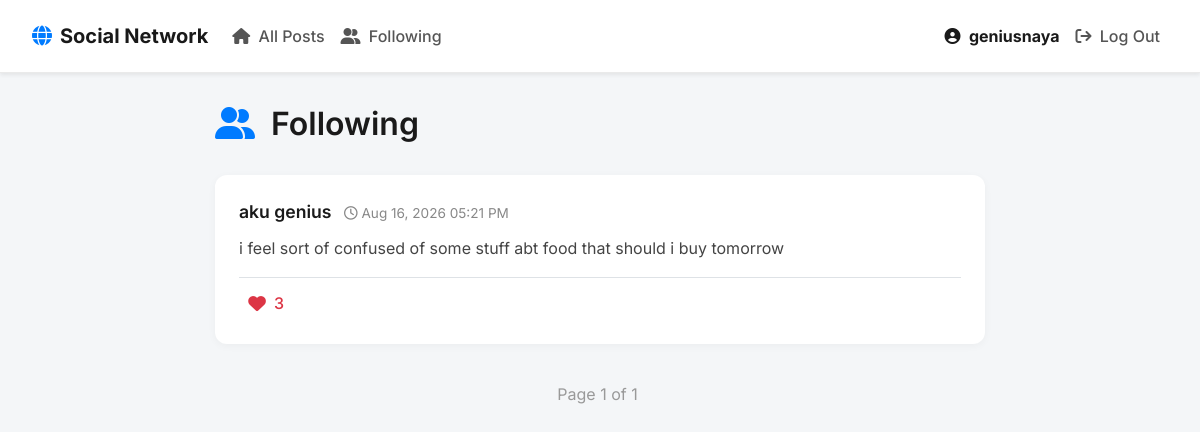
The page /following (signed in) on the database its author committed.
### network/models.py (models this page shows)
class User(AbstractUser):
    pass

class Post(models.Model):
    author = models.ForeignKey(
        User, on_delete = models.CASCADE, related_name="posts"
    )
    content = models.TextField()
    timestamp = models.DateTimeField(auto_now_add=True)
    likes = models.ManyToManyField(
        User, blank = True, related_name = "liked_posts"
    )

### network/views.py (the view)
# urls.py: path("following", views.following, name="following"),
@login_required
def following(request):
    following_users = Follow.objects.filter(follower=request.user).values_list("following", flat=True)
    posts = Post.objects.filter(author__in=following_users).order_by("-timestamp")
    paginator = Paginator(posts, 10)
    page_number = request.GET.get('page')
    page_obj = paginator.get_page(page_number)
    return render(request, "network/following.html", {
        "page_obj": page_obj
    })

### network/templates/network/following.html
{% extends "network/layout.html" %}
{% block body %}
    <div class="mb-4 d-flex justify-content-between align-items-center">
        <h2><i class="fa-solid fa-user-group text-primary mr-2"></i> Following</h2>
    </div>
    <div id="posts-container">
        {% include "network/posts.html" %}
    </div>
{% endblock %}

### network/templates/network/layout.html (shortened to what this page needs)
{% load static %}
<!DOCTYPE html>
<html lang="en">
    <head>
        <link rel="stylesheet" href="https://cdnjs.cloudflare.com/ajax/libs/font-awesome/6.4.0/css/all.min.css">
        <link rel="stylesheet" href="https://stackpath.bootstrapcdn.com/bootstrap/4.4.1/css/bootstrap.min.css">
        <link href="{% static 'network/styles.css' %}" rel="stylesheet">
    </head>
    <body>
        <nav class="navbar navbar-expand-lg navbar-light bg-white shadow-sm custom-navbar">
            <a class="navbar-brand font-weight-bold" href="{% url 'index' %}">
                <i class="fa-solid fa-globe text-primary mr-2"></i>Social Network
            </a>
            <div class="collapse navbar-collapse" id="navbarNav">
              <ul class="navbar-nav mr-auto">
                <li class="nav-item">
                  <a class="nav-link" href="{% url 'index' %}"><i class="fa-solid fa-house mr-1"></i> All Posts</a>
                </li>
                {% if user.is_authenticated %}
                    <li class="nav-item">
                        <a class="nav-link" href="{% url 'following' %}"><i class="fa-solid fa-user-group mr-1"></i> Following</a>
                    </li>
                {% endif %}
              </ul>
              <ul class="navbar-nav ml-auto">
                {% if user.is_authenticated %}
                    <li class="nav-item">
                        <a class="nav-link user-profile-link" href="{% url 'profile' user.username %}">
                            <i class="fa-solid fa-user-circle mr-1"></i> <strong>{{ user.username }}</strong>
                        </a>
                    </li>
                    <li class="nav-item">
                        <a class="nav-link text-danger" href="{% url 'logout' %}"><i class="fa-solid fa-arrow-right-from-bracket mr-1"></i> Log Out</a>
                    </li>
                {% endif %}
              </ul>
            </div>
        </nav>
        <div class="body-content">
            {% block body %}
            {% endblock %}
        </div>
    </body>
</html>

### network/templates/network/posts.html (shortened to what this page needs)
{% for post in page_obj %}
    <div class="card" data-post-id="{{ post.id }}">
        <div class="card-body">
            <div class="d-flex justify-content-between align-items-center mb-2">
                <div>
                    <a href="{% url 'profile' post.author.username %}" class="post-author">{{ post.author.username }}</a>
                    <span class="post-timestamp ml-2"><i class="fa-regular fa-clock"></i> {{ post.timestamp|date:"M d, Y h:i A" }}</span>
                </div>
            </div>
            <div class="card-text post-content">{{ post.content }}</div>
            <div class="post-likes mt-3 border-top pt-2">
                {% if user.is_authenticated %}
                    <button class="like-btn {% if user in post.likes.all %}liked{% endif %}">
                        {% if user in post.likes.all %}
                            <i class="fa-solid fa-heart text-danger"></i>
                        {% else %}
                            <i class="fa-regular fa-heart"></i>
                        {% endif %}
                        <span class="like-count ml-1">{{ post.likes.count }}</span>
                    </button>
                {% else %}
                    <div class="text-muted" style="padding: 5px 10px;">
                        <i class="fa-solid fa-heart text-danger"></i> <span class="like-count ml-1">{{ post.likes.count }}</span>
                    </div>
                {% endif %}
            </div>
        </div>
    </div>
{% empty %}
    <div class="text-center py-5">
        <i class="fa-solid fa-folder-open text-muted" style="font-size: 3rem;"></i>
        <p class="mt-3 text-muted">No posts found.</p>
    </div>
{% endfor %}
<nav aria-label="Page navigation">
    <ul class="pagination">
        <li class="page-item disabled"><span class="page-link">Page {{ page_obj.number }} of {{ page_obj.paginator.num_pages }}</span></li>
    </ul>
</nav>

### network/static/network/styles.css (style rules this page uses)
body { font-family: 'Inter', sans-serif; background-color: #f4f6f8; color: #333; }
h1, h2, h3, h4, h5, h6 { font-weight: 600; color: #1a1a1a; }
.custom-navbar { padding: 1rem 2rem; border-bottom: 1px solid #eaeaea; }
.custom-navbar .nav-link { font-weight: 500; color: #555 !important; transition: color 0.2s ease, transform 0.2s ease; }
.custom-navbar .user-profile-link { color: #1a1a1a !important; }
.body-content { max-width: 800px; margin: 0 auto; padding: 2rem 15px; }
.card { border: none; border-radius: 12px; background: #ffffff; box-shadow: 0 2px 8px rgba(0,0,0,0.04); transition: transform 0.3s ease, box-shadow 0.3s ease; margin-bottom: 1.5rem; }
.card-body { padding: 1.5rem; }
.post-author { font-size: 1.1rem; font-weight: 600; color: #1a1a1a; text-decoration: none; transition: color 0.2s; }
.post-timestamp { font-size: 0.85rem; color: #888; }
.post-content { font-size: 1rem; line-height: 1.6; margin-top: 10px; margin-bottom: 15px; color: #444; }
.like-btn { background: none; border: none; padding: 5px 10px; border-radius: 20px; color: #dc3545; transition: all 0.2s ease; display: flex; align-items: center; gap: 5px; font-weight: 500; }
.like-btn.liked i { transform: scale(1.1); }
.like-btn i { transition: transform 0.2s cubic-bezier(0.175, 0.885, 0.32, 1.275); }
.pagination { justify-content: center; margin-top: 2rem; }
.page-link { color: #555; border: none; margin: 0 5px; border-radius: 8px !important; transition: all 0.2s ease; }
.page-item.disabled .page-link { background-color: transparent; color: #999; }

### rows shown on the page
User: username "geniusnaya"
Post: author.username "aku genius", timestamp "Aug 16, 2026 05:21 PM", content "i feel sort of confused of some stuff abt food that should i buy tomorrow", likes.count "3"

### other values the page prints
{{ page_obj.number }} "1"
{{ page_obj.paginator.num_pages }} "1"
